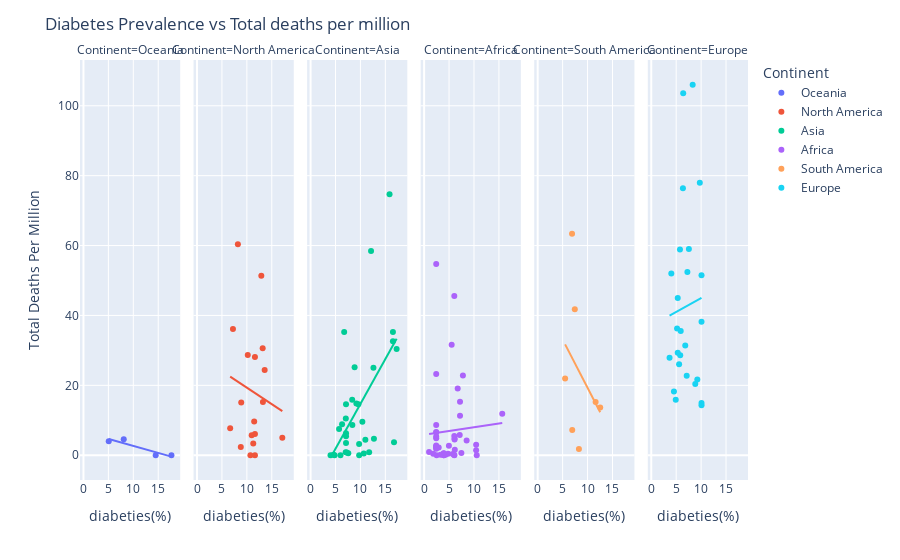

The notebook cell this image was saved under:
### Code cell
figt = px.scatter(tCleaned_df, x='diabetes_prevalence', y='Total Deaths Per Million',facet_col="Continent"
                 , hover_name="Country", trendline="ols", color="Continent",
                 labels={'diabetes_prevalence': "diabeties(%)"})
figt.update_layout(title='Diabetes Prevalence vs Total deaths per million')

figt.show()

### Figure 1 — Plotly figure (JSON) as saved in the notebook; plotly's stock layout.template omitted (floating-point values rounded to 4 significant figures)
{"data": [{"hovertemplate": "<b>%{hovertext}</b><br><br>Continent=Oceania<br>diabeties(%)=%{x}<br>Total Deaths Per Million=%{y}<extra></extra>", "hovertext": ["Fiji", "Papua New Guinea", "New Zealand", "Australia"], "legendgroup": "Oceania", "marker": {"color": "#636efa", "symbol": "circle"}, "mode": "markers", "name": "Oceania", "orientation": "v", "showlegend": true, "type": "scatter", "x": [14.49, 17.65, 8.08, 5.07], "xaxis": "x", "y": [0, 0, 4.562, 4], "yaxis": "y"}, {"hovertemplate": "<b>OLS trendline</b><br>Total Deaths Per Million = -0.399309 * diabetes_prevalence + 6.66168<br>R<sup>2</sup>=0.859806<br><br>Continent=Oceania<br>diabeties(%)=%{x}<br>Total Deaths Per Million=%{y} <b>(trend)</b><extra></extra>", "legendgroup": "Oceania", "marker": {"color": "#636efa", "symbol": "circle"}, "mode": "lines", "name": "Oceania", "showlegend": false, "type": "scatter", "x": [5.07, 8.08, 14.49, 17.65], "xaxis": "x", "y": [4.637, 3.435, 0.8757, -0.3861], "yaxis": "y"}, {"hovertemplate": "<b>%{hovertext}</b><br><br>Continent=North America<br>diabeties(%)=%{x}<br>Total Deaths Per Million=%{y}<extra></extra>", "hovertext": ["Nicaragua", "Guatemala", "Grenada", "Costa Rica", "Honduras", "Aruba", "Antigua and Barbuda", "Haiti", "Curacao", "Puerto Rico", "Dominican Republic", "Barbados", "Jamaica", "El Salvador", "Dominica", "Cayman Islands", "Trinidad and Tobago", "Belize"], "legendgroup": "North America", "marker": {"color": "#EF553B", "symbol": "circle"}, "mode": "markers", "name": "North America", "orientation": "v", "showlegend": true, "type": "scatter", "x": [11.47, 10.18, 10.71, 8.78, 7.21, 11.62, 13.17, 6.65, 11.62, 12.9, 8.2, 13.57, 11.28, 8.87, 11.62, 13.22, 10.97, 17.11], "xaxis": "x2", "y": [9.661, 28.69, 0, 2.356, 36.15, 28.1, 30.64, 7.718, 6.094, 51.38, 60.38, 24.36, 3.377, 15.11, 0, 15.22, 5.716, 5.03], "yaxis": "y2"}, {"hovertemplate": "<b>OLS trendline</b><br>Total Deaths Per Million = -0.945379 * diabetes_prevalence + 28.7912<br>R<sup>2</sup>=0.018148<br><br>Continent=North America<br>diabeties(%)=%{x}<br>Total Deaths Per Million=%{y} <b>(trend)</b><extra></extra>", "legendgroup": "North America", "marker": {"color": "#EF553B", "symbol": "circle"}, "mode": "lines", "name": "North America", "showlegend": false, "type": "scatter", "x": [6.65, 7.21, 8.2, 8.78, 8.87, 10.18, 10.71, 10.97, 11.28, 11.47, 11.62, 11.62, 11.62, 12.9, 13.17, 13.22, 13.57, 17.11], "xaxis": "x2", "y": [22.5, 21.97, 21.04, 20.49, 20.41, 19.17, 18.67, 18.42, 18.13, 17.95, 17.81, 17.81, 17.81, 16.6, 16.34, 16.29, 15.96, 12.62], "yaxis": "y2"}, {"hovertemplate": "<b>%{hovertext}</b><br><br>Continent=Asia<br>diabeties(%)=%{x}<br>Total Deaths Per Million=%{y}<extra></extra>", "hovertext": ["Philippines", "United Arab Emirates", "Turkey", "Georgia", "Pakistan", "Cambodia", "Oman", "Qatar", "Bhutan", "Singapore", "Azerbaijan", "Iraq", "Bahrain", "Mongolia", "Kazakhstan", "Sri Lanka", "Japan", "Malaysia", "Maldives", "Israel", "China", "Tajikistan", "Thailand", "Jordan", "Vietnam", "Indonesia", "India", "Lebanon", "Myanmar", "Bangladesh", "Afghanistan", "Kuwait", "Uzbekistan", "Nepal"], "legendgroup": "Asia", "marker": {"color": "#00cc96", "symbol": "circle"}, "mode": "markers", "name": "Asia", "orientation": "v", "showlegend": true, "type": "scatter", "x": [7.07, 17.26, 12.13, 7.11, 8.35, 4, 12.61, 16.52, 9.75, 10.99, 7.11, 8.83, 16.52, 4.82, 7.11, 10.68, 5.72, 16.74, 9.19, 6.74, 9.74, 7.11, 7.04, 11.75, 6, 6.32, 10.39, 12.71, 4.61, 8.38, 9.59, 15.84, 7.57, 7.26], "xaxis": "x3", "y": [10.49, 30.43, 58.42, 3.509, 15.85, 0, 25.07, 32.63, 0, 4.444, 14.6, 25.18, 35.26, 0, 6.284, 0.514, 7.527, 3.738, 14.8, 35.24, 3.223, 5.452, 0.831, 0.882, 0, 8.88, 9.604, 4.688, 0.11, 8.653, 14.62, 74.7, 0.568, 0.755], "yaxis": "y3"}, {"hovertemplate": "<b>OLS trendline</b><br>Total Deaths Per Million = 2.56517 * diabetes_prevalence + -10.9718<br>R<sup>2</sup>=0.297835<br><br>Continent=Asia<br>diabeties(%)=%{x}<br>Total Deaths Per Million=%{y} <b>(trend)</b><extra></extra>", "legendgroup": "Asia", "marker": {"color": "#00cc96", "symbol": "circle"}, "mode": "lines", "name": "Asia", "showlegend": false, "type": "scatter", "x": [4, 4.61, 4.82, 5.72, 6, 6.32, 6.74, 7.04, 7.07, 7.11, 7.11, 7.11, 7.11, 7.26, 7.57, 8.35, 8.38, 8.83, 9.19, 9.59, 9.74, 9.75, 10.39, 10.68, 10.99, 11.75, 12.13, 12.61, 12.71, 15.84, 16.52, 16.52, 16.74, 17.26], "xaxis": "x3", "y": [-0.7111, 0.8536, 1.392, 3.701, 4.419, 5.24, 6.317, 7.087, 7.164, 7.267, 7.267, 7.267, 7.267, 7.651, 8.447, 10.45, 10.52, 11.68, 12.6, 13.63, 14.01, 14.04, 15.68, 16.42, 17.22, 19.17, 20.14, 21.38, 21.63, 29.66, 31.4, 31.4, 31.97, 33.3], "yaxis": "y3"}, {"hovertemplate": "<b>%{hovertext}</b><br><br>Continent=Africa<br>diabeties(%)=%{x}<br>Total Deaths Per Million=%{y}<extra></extra>", "hovertext": ["Guinea", "Botswana", "Gabon", "Niger", "Rwanda", "Seychelles", "Benin", "Nigeria", "Sierra Leone", "Zimbabwe", "Guinea-Bissau", "Uganda", "Sao Tome and Principe", "Cameroon", "Senegal", "Ghana", "Kenya", "Cote d'Ivoire", "Ethiopia", "South Sudan", "Libya", "Togo", "Eritrea", "Chad", "Mali", "Malawi", "Algeria", "Tanzania", "Sudan", "Mauritania", "Central African Republic", "Angola", "Madagascar", "Burundi", "South Africa", "Namibia", "Lesotho", "Tunisia", "Somalia", "Zambia", "Djibouti", "Liberia", "Equatorial Guinea", "Burkina Faso", "Morocco", "Mozambique"], "legendgroup": "Africa", "marker": {"color": "#ab63fa", "symbol": "circle"}, "mode": "markers", "name": "Africa", "orientation": "v", "showlegend": true, "type": "scatter", "x": [2.42, 4.81, 7.2, 2.42, 4.28, 10.55, 0.99, 2.42, 2.42, 1.82, 2.42, 2.5, 2.42, 7.2, 2.42, 4.97, 2.92, 2.42, 7.47, 10.43, 10.43, 6.15, 6.05, 6.1, 2.42, 3.94, 6.73, 5.75, 15.67, 2.42, 6.1, 3.94, 3.94, 6.05, 5.52, 3.94, 3.94, 8.52, 6.05, 3.94, 6.05, 2.42, 7.78, 2.42, 7.14, 3.3], "xaxis": "x4", "y": [2.056, 0.425, 15.28, 2.768, 0.154, 0, 0.907, 2.455, 6.644, 0.404, 8.638, 0, 54.75, 11.3, 4.897, 2.735, 2.25, 1.858, 0.626, 3.037, 1.455, 1.57, 0, 4.505, 5.382, 0.418, 19.09, 0.352, 11.88, 23.23, 4.762, 0.243, 0.469, 0.084, 31.65, 0, 0, 4.231, 5.537, 0.598, 45.55, 6.525, 22.81, 2.535, 5.771, 0.128], "yaxis": "y4"}, {"hovertemplate": "<b>OLS trendline</b><br>Total Deaths Per Million = 0.216455 * diabetes_prevalence + 5.86747<br>R<sup>2</sup>=0.002907<br><br>Continent=Africa<br>diabeties(%)=%{x}<br>Total Deaths Per Million=%{y} <b>(trend)</b><extra></extra>", "legendgroup": "Africa", "marker": {"color": "#ab63fa", "symbol": "circle"}, "mode": "lines", "name": "Africa", "showlegend": false, "type": "scatter", "x": [0.99, 1.82, 2.42, 2.42, 2.42, 2.42, 2.42, 2.42, 2.42, 2.42, 2.42, 2.42, 2.42, 2.42, 2.5, 2.92, 3.3, 3.94, 3.94, 3.94, 3.94, 3.94, 3.94, 4.28, 4.81, 4.97, 5.52, 5.75, 6.05, 6.05, 6.05, 6.05, 6.1, 6.1, 6.15, 6.73, 7.14, 7.2, 7.2, 7.47, 7.78, 8.52, 10.43, 10.43, 10.55, 15.67], "xaxis": "x4", "y": [6.082, 6.261, 6.391, 6.391, 6.391, 6.391, 6.391, 6.391, 6.391, 6.391, 6.391, 6.391, 6.391, 6.391, 6.409, 6.5, 6.582, 6.72, 6.72, 6.72, 6.72, 6.72, 6.72, 6.794, 6.909, 6.943, 7.062, 7.112, 7.177, 7.177, 7.177, 7.177, 7.188, 7.188, 7.199, 7.324, 7.413, 7.426, 7.426, 7.484, 7.551, 7.712, 8.125, 8.125, 8.151, 9.259], "yaxis": "y4"}, {"hovertemplate": "<b>%{hovertext}</b><br><br>Continent=South America<br>diabeties(%)=%{x}<br>Total Deaths Per Million=%{y}<extra></extra>", "hovertext": ["Paraguay", "Guyana", "Uruguay", "Argentina", "Bolivia", "Colombia", "Suriname"], "legendgroup": "South America", "marker": {"color": "#FFA15A", "symbol": "circle"}, "mode": "markers", "name": "South America", "orientation": "v", "showlegend": true, "type": "scatter", "x": [8.27, 11.62, 6.93, 5.5, 6.89, 7.44, 12.54], "xaxis": "x5", "y": [1.823, 15.26, 7.197, 21.95, 63.39, 41.78, 13.64], "yaxis": "y5"}, {"hovertemplate": "<b>OLS trendline</b><br>Total Deaths Per Million = -2.75992 * diabetes_prevalence + 46.9139<br>R<sup>2</sup>=0.111134<br><br>Continent=South America<br>diabeties(%)=%{x}<br>Total Deaths Per Million=%{y} <b>(trend)</b><extra></extra>", "legendgroup": "South America", "marker": {"color": "#FFA15A", "symbol": "circle"}, "mode": "lines", "name": "South America", "showlegend": false, "type": "scatter", "x": [5.5, 6.89, 6.93, 7.44, 8.27, 11.62, 12.54], "xaxis": "x5", "y": [31.73, 27.9, 27.79, 26.38, 24.09, 14.84, 12.3], "yaxis": "y5"}, {"hovertemplate": "<b>%{hovertext}</b><br><br>Continent=Europe<br>diabeties(%)=%{x}<br>Total Deaths Per Million=%{y}<extra></extra>", "hovertext": ["Cyprus", "Finland", "Croatia", "Hungary", "Denmark", "Serbia", "Norway", "Greece", "Bulgaria", "Germany", "Bosnia and Herzegovina", "Ukraine", "Poland", "Czech Republic", "Albania", "Romania", "Belarus", "Montenegro", "Malta", "Estonia", "Iceland", "Lithuania", "Austria", "Latvia", "Slovenia"], "legendgroup": "Europe", "marker": {"color": "#19d3f3", "symbol": "circle"}, "mode": "markers", "name": "Europe", "orientation": "v", "showlegend": true, "type": "scatter", "x": [9.24, 5.76, 5.59, 7.55, 6.41, 10.08, 5.31, 4.55, 5.81, 8.31, 10.08, 7.11, 5.91, 6.82, 10.08, 9.74, 5.18, 10.08, 8.83, 4.02, 5.31, 3.67, 6.35, 4.91, 7.25], "xaxis": "x6", "y": [21.69, 58.84, 26.06, 59.0, 103.6, 38.21, 45.01, 18.23, 28.64, 106.0, 51.51, 22.73, 35.56, 31.38, 14.94, 77.97, 36.3, 14.33, 20.38, 52.02, 29.3, 27.92, 76.39, 15.9, 52.43], "yaxis": "y6"}, {"hovertemplate": "<b>OLS trendline</b><br>Total Deaths Per Million = 0.794496 * diabetes_prevalence + 37.046<br>R<sup>2</sup>=0.003974<br><br>Continent=Europe<br>diabeties(%)=%{x}<br>Total Deaths Per Million=%{y} <b>(trend)</b><extra></extra>", "legendgroup": "Europe", "marker": {"color": "#19d3f3", "symbol": "circle"}, "mode": "lines", "name": "Europe", "showlegend": false, "type": "scatter", "x": [3.67, 4.02, 4.55, 4.91, 5.18, 5.31, 5.31, 5.59, 5.76, 5.81, 5.91, 6.35, 6.41, 6.82, 7.11, 7.25, 7.55, 8.31, 8.83, 9.24, 9.74, 10.08, 10.08, 10.08, 10.08], "xaxis": "x6", "y": [39.96, 40.24, 40.66, 40.95, 41.16, 41.26, 41.26, 41.49, 41.62, 41.66, 41.74, 42.09, 42.14, 42.46, 42.69, 42.81, 43.04, 43.65, 44.06, 44.39, 44.78, 45.05, 45.05, 45.05, 45.05], "yaxis": "y6"}], "layout": {"annotations": [{"font": {}, "showarrow": false, "text": "Continent=Oceania", "x": 0.075, "xanchor": "center", "xref": "paper", "y": 1, "yanchor": "bottom", "yref": "paper"}, {"font": {}, "showarrow": false, "text": "Continent=North America", "x": 0.245, "xanchor": "center", "xref": "paper", "y": 1, "yanchor": "bottom", "yref": "paper"}, {"font": {}, "showarrow": false, "text": "Continent=Asia", "x": 0.415, "xanchor": "center", "xref": "paper", "y": 1, "yanchor": "bottom", "yref": "paper"}, {"font": {}, "showarrow": false, "text": "Continent=Africa", "x": 0.585, "xanchor": "center", "xref": "paper", "y": 1, "yanchor": "bottom", "yref": "paper"}, {"font": {}, "showarrow": false, "text": "Continent=South America", "x": 0.755, "xanchor": "center", "xref": "paper", "y": 1, "yanchor": "bottom", "yref": "paper"}, {"font": {}, "showarrow": false, "text": "Continent=Europe", "x": 0.925, "xanchor": "center", "xref": "paper", "y": 1, "yanchor": "bottom", "yref": "paper"}], "legend": {"title": {"text": "Continent"}, "tracegroupgap": 0}, "margin": {"t": 60}, "title": {"text": "Diabetes Prevalence vs Total deaths per million"}, "xaxis": {"anchor": "y", "domain": [0, 0.15], "title": {"text": "diabeties(%)"}}, "xaxis2": {"anchor": "y2", "domain": [0.17, 0.32], "matches": "x", "title": {"text": "diabeties(%)"}}, "xaxis3": {"anchor": "y3", "domain": [0.34, 0.49], "matches": "x", "title": {"text": "diabeties(%)"}}, "xaxis4": {"anchor": "y4", "domain": [0.51, 0.66], "matches": "x", "title": {"text": "diabeties(%)"}}, "xaxis5": {"anchor": "y5", "domain": [0.68, 0.83], "matches": "x", "title": {"text": "diabeties(%)"}}, "xaxis6": {"anchor": "y6", "domain": [0.85, 1], "matches": "x", "title": {"text": "diabeties(%)"}}, "yaxis": {"anchor": "x", "domain": [0, 1], "title": {"text": "Total Deaths Per Million"}}, "yaxis2": {"anchor": "x2", "domain": [0, 1], "matches": "y", "showticklabels": false}, "yaxis3": {"anchor": "x3", "domain": [0, 1], "matches": "y", "showticklabels": false}, "yaxis4": {"anchor": "x4", "domain": [0, 1], "matches": "y", "showticklabels": false}, "yaxis5": {"anchor": "x5", "domain": [0, 1], "matches": "y", "showticklabels": false}, "yaxis6": {"anchor": "x6", "domain": [0, 1], "matches": "y", "showticklabels": false}}}
